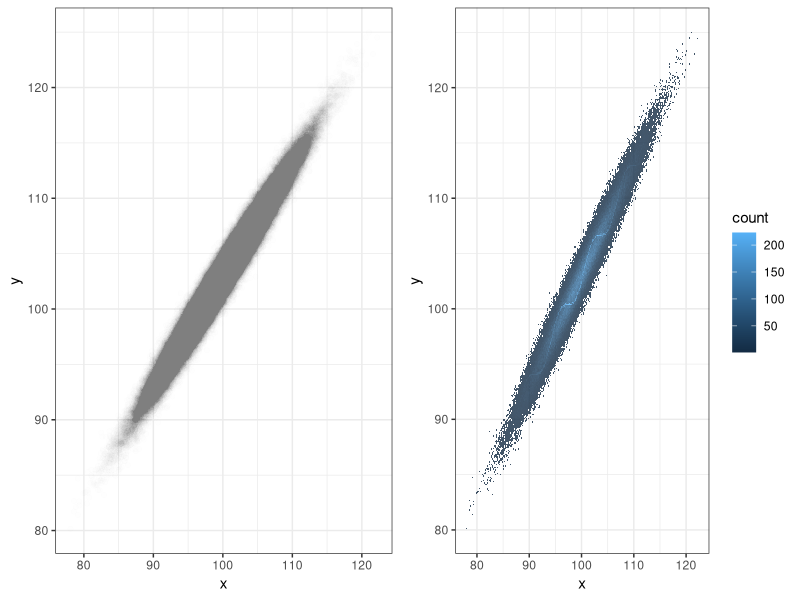

Reproduce this figure in R.
date = "2017-06-30 10:00"
caption_header = "Large data scatterplot"
caption = "Trying to find a hidden pattern in large data"


# packages: load and if needed install
pkg <- c("dplyr", "tidyr", "ggplot2", "gridExtra")
for(i in seq_along(pkg)) {
  if(!require(pkg[i], character.only = TRUE)) {
    install.packages(pkg[i])
    library(pkg[i], character.only = TRUE)
  }
}



# example to visualise large data
set.seed(123)
n.small <- 10000
d1 <- data_frame(x = rnorm(n.small, 100, 5), # runif(n.small, 80, 120),
                 y = 3 + x + sin(x)
                 )

n.large <- 200000
d2 <- data_frame(x = rnorm(n.large, 100, 5),  # runif(n.large, 80, 120),
                 y = 3 + x + rnorm(rnorm(n.large, 0, 10))
)

dat <- bind_rows(d1, d2)

grid.arrange(
  ggplot(dat) + aes(x = x, y = y) + geom_point(alpha = 0.005) + theme_bw(),
  ggplot(dat) + aes(x = x, y = y) + stat_bin_hex(bins = 300, alpha = 0.8) + theme_bw(),
  ncol = 2
)




